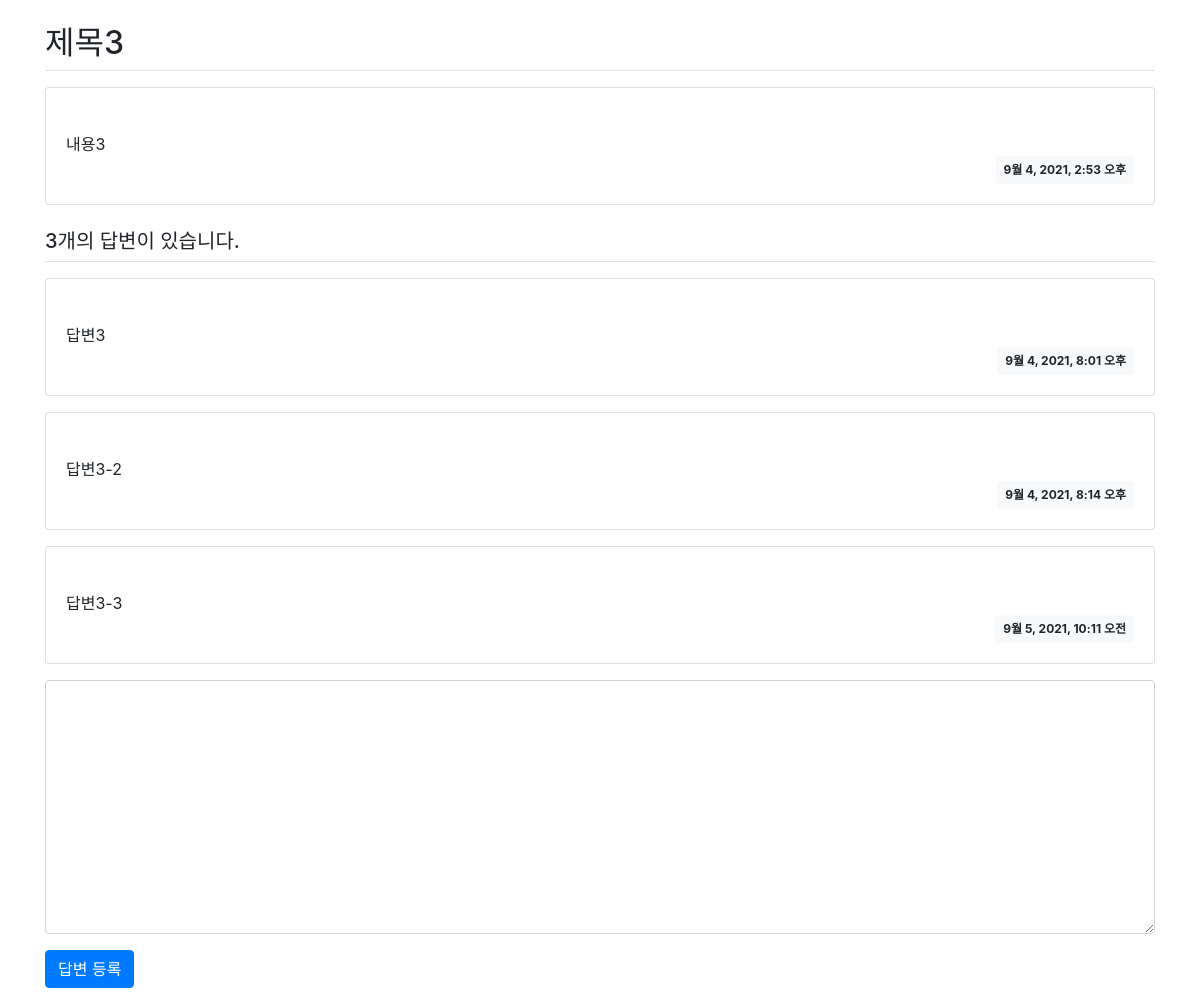
Page /pybo/3/ on the committed database.
### pybo/models.py (models this page shows, shortened)
class Question(models.Model):
    subject = models.CharField(max_length=200)
    content = models.TextField()
    create_date = models.DateTimeField(default=None)

class Answer(models.Model):
    question = models.ForeignKey(Question, on_delete=models.CASCADE)
    content = models.TextField()
    create_date = models.DateTimeField(default=None)

### pybo/views.py (the view)
# urls.py: path('<int:question_id>/', views.detail, name='detail'),
def detail(request, question_id):
    question = get_object_or_404(Question, pk=question_id)
    context = {'question': question}
    return render(request, 'pybo/question_detail.html', context)

### templates/pybo/question_detail.html (shortened to what this page needs)
{% extends 'base.html' %}
{% block content %}
<div class="container my-3">
  <h2 class="border-bottom py-2">{{ question.subject }}</h2>
  <div class="card my-3">
    <div class="card-body">
      <div class="card-text" style="white-space: pre-line;">
        {{ question.content }}
      </div>
      <div class="d-flex justify-content-end">
        <div class="badge badge-light p-2">
          {{ question.create_date }}
        </div>
      </div>
    </div>
  </div>
  <h5 class="border-bottom my-3 py-2">
    {{question.answer_set.count}}개의 답변이 있습니다.
  </h5>
  {% for answer in question.answer_set.all %}
  <div class="card my-3">
    <div class="card-body">
      <div class="card-text" style="white-space: pre-line;">
        {{ answer.content }}
      </div>
      <div class="d-flex justify-content-end">
        <div class="badge badge-light p-2">
          {{ answer.create_date }}
        </div>
      </div>
    </div>
  </div>
  {% endfor %}
  <form action="{% url 'pybo:answer_create' question.id %}" method="post" class="my-3">
    <div class="form-group">
      <textarea name="content" id="content" class="form-control" rows="10"></textarea>
    </div>
    <input type="submit" value="답변 등록" class="btn btn-primary">
  </form>
</div>
{% endblock %}

### rows in the picture
Question: subject "제목3", content "내용3", create_date "9월 4, 2021, 2:53 오후", answer_set.count "3"
Answer: content "답변3", create_date "9월 4, 2021, 8:01 오후"
Answer: content "답변3-2", create_date "9월 4, 2021, 8:14 오후"
Answer: content "답변3-3", create_date "9월 5, 2021, 10:11 오전"
